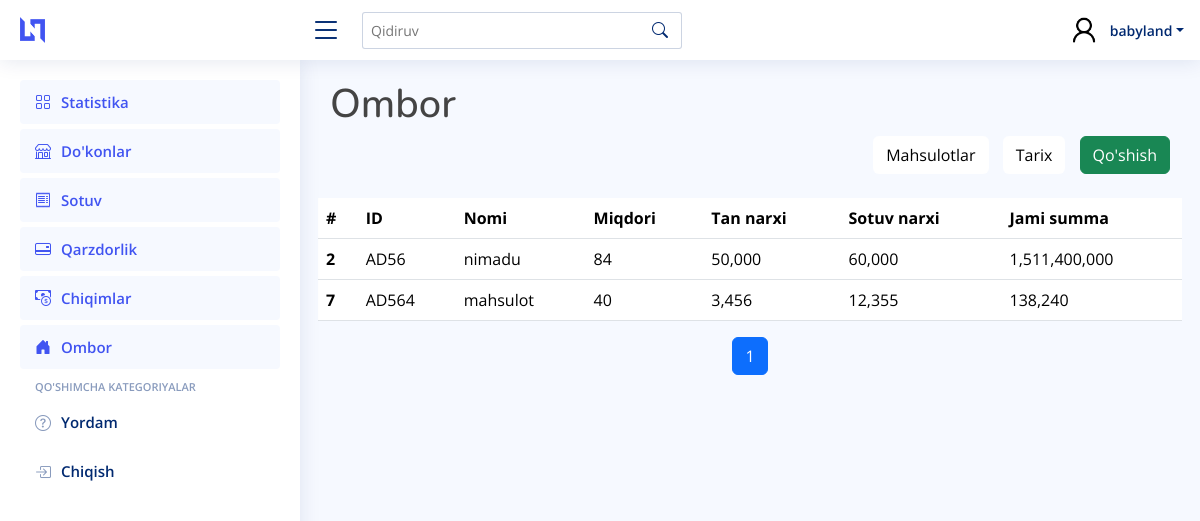
The app's page /storage/ (signed in) with its own data.
### main_app/models.py (models this page shows, shortened)
class Product(models.Model):
    name = models.CharField(max_length=250)
    base_price = models.PositiveIntegerField(default=0)
    sale_price = models.PositiveIntegerField(default=0)
    amount = models.PositiveIntegerField(default=0)
    qr_code_id = models.CharField(max_length=250)

### main_app/views.py (the view, shortened to what this page needs)
# urls.py: path("storage/", StorageView.as_view(), name="storage"),
@method_decorator(login_required, name='dispatch')
class StorageView(ListView):
    template_name = "storage/storage.html"
    model = Transaction
    context_object_name = 'products'
    paginate_by = 10
    def get_context_data(self, **kwargs):
        context = super().get_context_data(**kwargs)
        objs = []
        for i in Transaction.objects.all():
            pro = {
                "id": i.id,
                "product_id" : i.product.qr_code_id,
                "name" : i.product.name,
                "amount" : sum([ d.amount for d in Transaction.objects.filter(transaction_type = "add").filter(product__qr_code_id = i.product.qr_code_id)]) - sum([ d.amount for d in Transaction.objects.filter(transaction_type = "remove").filter(product__qr_code_id = i.product.qr_code_id)]),
                "sale_price" : i.product.sale_price,
                "base_price" : i.product.base_price,
                "overall" : sum([ d.amount for d in Transaction.objects.filter(transaction_type = "add").filter(product__qr_code_id = i.product.qr_code_id)]) * i.product.base_price,
            }
            objs.append(pro) if pro["product_id"] not in {j["product_id"] for j in objs} else None
        products = objs
        paginator_products = Paginator(products, self.paginate_by)
        page_number_products = self.request.GET.get('page_products')
        page_obj_products = paginator_products.get_page(page_number_products)
        context["page_obj_products"] = page_obj_products
        return context

### templates/storage/storage.html (shortened to what this page needs)
{% extends 'wrapper.html' %}
{% load humanize %}
{% block content %}
<h1>Ombor</h1>
  <div class="d-flex justify-content-end align-items-center">
    <div>
      <form method="POST">
        <a type="button" class="btn product_a" href="{% url 'main_app:products' %}">Mahsulotlar</a>
        <a type="button" class="btn product_a" href="{% url 'main_app:storage_history' %}">Tarix</a>
        <button type="button" class="btn btn-success" data-bs-toggle="modal" data-bs-target="#exampleModal">Qo'shish</button>
      </form>
    </div>
  </div>
    <div class="row mt-4" style="overflow-x: auto;">
      {% if page_obj_products %}
            <table class="table" >
              <thead>
                <tr>
                  <th scope="col">#</th>
                  <th scope="col">ID</th>
                  <th scope="col">Nomi</th>
                  <th scope="col">Miqdori</th>
                  <th scope="col">Tan narxi</th>
                  <th scope="col">Sotuv narxi</th>
                  <th scope="col">Jami summa</th>
                </tr>
              </thead>
              <tbody>
                {% for i in page_obj_products %}
                <tr>
                  <th scope="row">{{ i.id }}</th>
                  <td>{{ i.product_id }}</td>
                  <td>{{ i.name }}</td>
                  <td>{{ i.amount }}</td>
                  <td>{{ i.base_price|intcomma }}</td>
                  <td>{{ i.sale_price|intcomma }}</td>
                  <td>{{ i.overall|intcomma }}</td>
                </tr>
                {% endfor %}
              </tbody>
            </table>
            {% else %}
              <div style="color: gray;font-size:20px;text-align:center">
                Ma'lumot mavjud emas!!!
              </div>
            {% endif %}
            <nav aria-label="Page navigation">
              <ul class="pagination justify-content-center">
                {% for num in page_obj_products.paginator.page_range %}
                  {% if page_obj_products.number == num %}
                    <li class="page-item active"><a class="page-link" href="?page_products={{ num }}">{{ num }}</a></li>
                  {% else %}
                    <li class="page-item"><a class="page-link" href="?page_products={{ num }}">{{ num }}</a></li>
                  {% endif %}
                {% endfor %}
              </ul>
            </nav>
    </div>
{% endblock content %}

### templates/wrapper.html (shortened to what this page needs)
<!DOCTYPE html>
{% load static %}
<html lang="en">
<head>
  <link href="{% static "assets/vendor/bootstrap/css/bootstrap.min.css" %}" rel="stylesheet">
  <link href="{% static 'assets/vendor/bootstrap-icons/bootstrap-icons.css' %}" rel="stylesheet">
  <link href="{% static 'assets/vendor/boxicons/css/boxicons.min.css' %}" rel="stylesheet">
  <link href="{% static 'assets/vendor/quill/quill.snow.css' %}" rel="stylesheet">
  <link href="{% static 'assets/vendor/quill/quill.bubble.css' %}" rel="stylesheet">
  <link href="{% static 'assets/vendor/remixicon/remixicon.css' %}" rel="stylesheet">
  <link href="{% static 'assets/vendor/simple-datatables/style.css' %}" rel="stylesheet">
  <link href="{% static 'assets/css/style.css' %}" rel="stylesheet">
</head>
<body>
  <header id="header" class="header fixed-top d-flex align-items-center">
    <div class="d-flex align-items-center justify-content-between">
      <a href="{% url 'main_app:main' %}" class="logo d-flex align-items-center">
        <img class="d-none d-lg-block" src="{% static 'assets/img/logo.png' %}" alt="">
      </a>
      <i class="bi bi-list toggle-sidebar-btn"></i>
    </div>
    <div class="search-bar">
      <form class="search-form d-flex align-items-center" method="POST">
        <input type="text" name="query" placeholder="Qidiruv" title="Enter search keyword">
        <button type="submit" title="Search" name="search"><i class="bi bi-search"></i></button>
      </form>
    </div>
    <nav class="header-nav ms-auto">
      <ul class="d-flex align-items-center">
        <li class="nav-item dropdown pe-3">
          <a class="nav-link nav-profile d-flex align-items-center pe-0" href="#" data-bs-toggle="dropdown">
            <img src="{% static 'assets/img/Sample_User_Icon (1).png' %}" alt="Profile" class="rounded-circle">
            <span class="d-none d-md-block dropdown-toggle ps-2">{{ request.user.username }}</span>
          </a>
        </li>
      </ul>
    </nav>
  </header>
  <aside id="sidebar" class="sidebar">
    <ul class="sidebar-nav" id="sidebar-nav">
      <li class="nav-item">
        <a class="nav-link " href="{% url 'main_app:main'%}">
          <i class="bi bi-grid"></i>
          <span>Statistika</span>
        </a>
      </li>
      <li class="nav-item">
        <a class="nav-link " href="{% url 'main_app:provinces'%}">
          <i class="bi bi-shop"></i>
          <span>Do'konlar</span>
        </a>
      </li>
      <li class="nav-item">
        <a class="nav-link " href="{% url 'main_app:sale'%}">
          <i class="bi bi-receipt"></i>
          <span>Sotuv</span>
        </a>
      </li>
      <li class="nav-item">
        <a class="nav-link " href="{% url 'main_app:debt'%}">
          <i class="bi bi-credit-card-2-back"></i>
          <span>Qarzdorlik</span>
        </a>
      </li>
      <li class="nav-item">
        <a class="nav-link " href="{% url 'expance_app:expance'%}">
          <i class="bi bi-cash-coin"></i>
          <span>Chiqimlar</span>
        </a>
      </li>
      <li class="nav-item">
        <a class="nav-link " href="{% url 'main_app:storage'%}">
          <i class="bi bi-house-door-fill"></i>
          <span>Ombor</span>
        </a>
      </li>
      <li class="nav-heading">Qo'shimcha Kategoriyalar</li>
      <li class="nav-item">
        <a class="nav-link collapsed"  href="http://t.me/Saidjalol10">
          <i class="bi bi-question-circle"></i>
          <span>Yordam</span>
        </a>
      </li>
      <ul class="nav">
        <li class="nav-item">
          <a id="logout-link" class="nav-link collapsed" href="#">
            <i class="bi bi-box-arrow-in-right"></i>
            <span>Chiqish</span>
          </a>
        </li>
      </ul>
    </ul>
  </aside>
  <main id="main" class="main">
        {% block content %} {% endblock content %}
  </main>
</body>
</html>

### staticfiles/assets/css/style.css (style rules this page uses)
:root { scroll-behavior: smooth; }
body { font-family: "Open Sans", sans-serif; background: #f6f9ff; color: #444444; }
a { color: #4154f1; text-decoration: none; }
h1, h2, h3, h4, h5, h6 { font-family: "Nunito", sans-serif; }
#main { margin-top: 60px; padding: 20px 30px; transition: all 0.3s; }
.logo { line-height: 1; }
@media (min-width: 1200px) { .logo { width: 280px; } }
.logo img { max-height: 26px; margin-right: 6px; }
.header { transition: all 0.5s; z-index: 997; height: 60px; box-shadow: 0px 2px 20px rgba(1, 41, 112, 0.1); background-color: #fff; padding-left: 20px; }
.header .toggle-sidebar-btn { font-size: 32px; padding-left: 10px; cursor: pointer; color: #012970; }
.header .search-bar { min-width: 360px; padding: 0 20px; }
.header .search-form { width: 100%; }
.header .search-form input { border: 0; font-size: 14px; color: #012970; border: 1px solid rgba(1, 41, 112, 0.2); padding: 7px 38px 7px 8px; border-radius: 3px; transition: 0.3s; width: 100%; }
.header .search-form button { border: 0; padding: 0; margin-left: -30px; background: none; }
.header .search-form button i { color: #012970; }
.header-nav ul { list-style: none; }
.header-nav>ul { margin: 0; padding: 0; }
.header-nav .nav-profile { color: #012970; }
.header-nav .nav-profile img { max-height: 36px; }
.header-nav .nav-profile span { font-size: 14px; font-weight: 600; }
.sidebar { position: fixed; top: 60px; left: 0; bottom: 0; width: 300px; z-index: 996; transition: all 0.3s; padding: 20px; overflow-y: auto; scrollbar-width: thin; scrollbar-color: #aab7cf transparent; box-shadow: 0px 0px 20px rgba(1, 41, 112, 0.1); background-color: #fff; }
@media (min-width: 1200px) { #main, #footer { margin-left: 300px; } }
.sidebar-nav { padding: 0; margin: 0; list-style: none; }
.sidebar-nav li { padding: 0; margin: 0; list-style: none; }
.sidebar-nav .nav-item { margin-bottom: 5px; }
.sidebar-nav .nav-heading { font-size: 11px; text-transform: uppercase; color: #899bbd; font-weight: 600; margin: 10px 0 5px 15px; }
.sidebar-nav .nav-link { display: flex; align-items: center; font-size: 15px; font-weight: 600; color: #4154f1; transition: 0.3; background: #f6f9ff; padding: 10px 15px; border-radius: 4px; }
.sidebar-nav .nav-link i { font-size: 16px; margin-right: 10px; color: #4154f1; }
.sidebar-nav .nav-link.collapsed { color: #012970; background: #fff; }
.sidebar-nav .nav-link.collapsed i { color: #899bbd; }

### templates/storage/storage.html (style rules this page uses)
table { overflow: auto; }
.product_a { margin-right: 10px; background-color: white; color: black; }

### records on screen
Product: product_id "AD56", name "nimadu"
Product: product_id "AD564", name "mahsulot"

### other values on screen
{{ request.user.username }} "babyland"
{{ i.id }} "2" "7"
{{ i.amount }} "84" "40"
{{ i.base_price|intcomma }} "50,000" "3,456"
{{ i.sale_price|intcomma }} "60,000" "12,355"
{{ i.overall|intcomma }} "1,511,400,000" "138,240"
{{ num }} "1"
